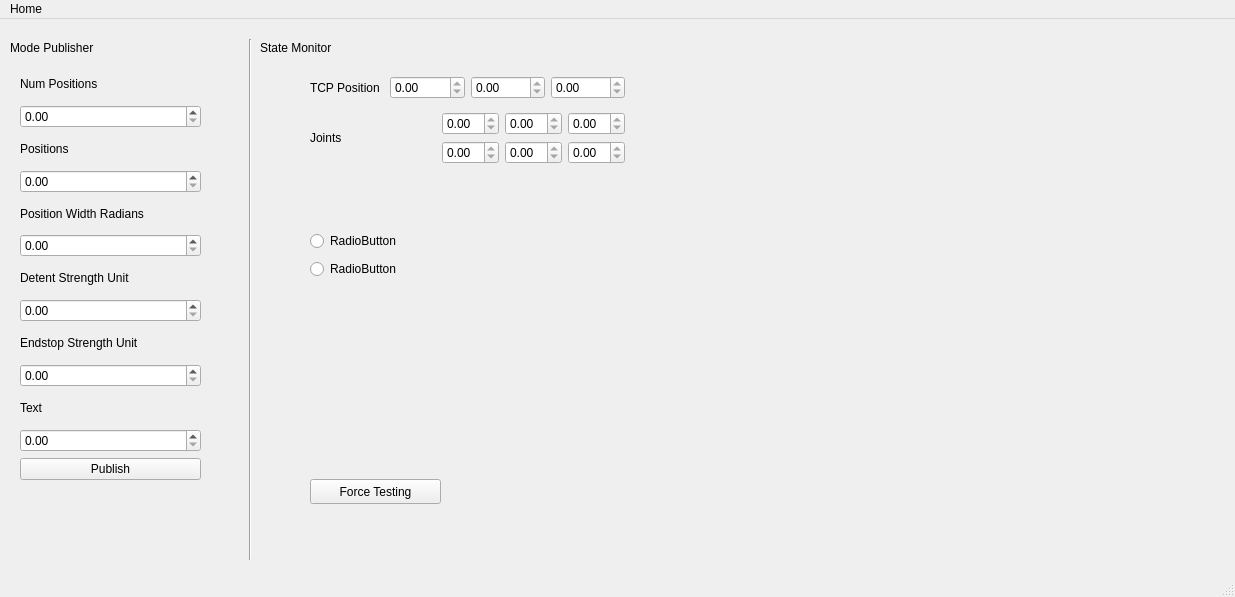
<?xml version="1.0" encoding="UTF-8"?>
<ui version="4.0">
 <class>MainWindow</class>
 <widget class="QMainWindow" name="MainWindow">
  <property name="geometry">
   <rect>
    <x>0</x>
    <y>0</y>
    <width>1235</width>
    <height>597</height>
   </rect>
  </property>
  <property name="windowTitle">
   <string>MainWindow</string>
  </property>
  <widget class="QWidget" name="centralwidget">
   <widget class="Line" name="line">
    <property name="geometry">
     <rect>
      <x>240</x>
      <y>20</y>
      <width>20</width>
      <height>521</height>
     </rect>
    </property>
    <property name="orientation">
     <enum>Qt::Vertical</enum>
    </property>
   </widget>
   <widget class="QPushButton" name="pushButton_2">
    <property name="geometry">
     <rect>
      <x>310</x>
      <y>460</y>
      <width>131</width>
      <height>25</height>
     </rect>
    </property>
    <property name="text">
     <string>Force Testing</string>
    </property>
   </widget>
   <widget class="QLabel" name="label_9">
    <property name="geometry">
     <rect>
      <x>10</x>
      <y>20</y>
      <width>151</width>
      <height>17</height>
     </rect>
    </property>
    <property name="text">
     <string>Mode Publisher</string>
    </property>
   </widget>
   <widget class="QLabel" name="label_10">
    <property name="geometry">
     <rect>
      <x>260</x>
      <y>20</y>
      <width>151</width>
      <height>17</height>
     </rect>
    </property>
    <property name="text">
     <string>State Monitor</string>
    </property>
   </widget>
   <widget class="QWidget" name="">
    <property name="geometry">
     <rect>
      <x>310</x>
      <y>50</y>
      <width>315</width>
      <height>102</height>
     </rect>
    </property>
    <layout class="QVBoxLayout" name="verticalLayout_3">
     <item>
      <layout class="QHBoxLayout" name="horizontalLayout">
       <item>
        <widget class="QLabel" name="label_7">
         <property name="text">
          <string>TCP Position</string>
         </property>
        </widget>
       </item>
       <item>
        <widget class="QDoubleSpinBox" name="doubleSpinBox_7">
         <property name="enabled">
          <bool>true</bool>
         </property>
         <property name="readOnly">
          <bool>true</bool>
         </property>
        </widget>
       </item>
       <item>
        <widget class="QDoubleSpinBox" name="doubleSpinBox_8">
         <property name="enabled">
          <bool>true</bool>
         </property>
         <property name="readOnly">
          <bool>true</bool>
         </property>
        </widget>
       </item>
       <item>
        <widget class="QDoubleSpinBox" name="doubleSpinBox_9">
         <property name="enabled">
          <bool>true</bool>
         </property>
         <property name="readOnly">
          <bool>true</bool>
         </property>
        </widget>
       </item>
      </layout>
     </item>
     <item>
      <layout class="QHBoxLayout" name="horizontalLayout_4">
       <item>
        <widget class="QLabel" name="label_8">
         <property name="text">
          <string>Joints</string>
         </property>
        </widget>
       </item>
       <item>
        <layout class="QVBoxLayout" name="verticalLayout_2">
         <item>
          <layout class="QHBoxLayout" name="horizontalLayout_2">
           <item>
            <widget class="QDoubleSpinBox" name="doubleSpinBox_14">
             <property name="enabled">
              <bool>true</bool>
             </property>
             <property name="readOnly">
              <bool>true</bool>
             </property>
            </widget>
           </item>
           <item>
            <widget class="QDoubleSpinBox" name="doubleSpinBox_15">
             <property name="enabled">
              <bool>true</bool>
             </property>
             <property name="readOnly">
              <bool>true</bool>
             </property>
            </widget>
           </item>
           <item>
            <widget class="QDoubleSpinBox" name="doubleSpinBox_13">
             <property name="enabled">
              <bool>true</bool>
             </property>
             <property name="readOnly">
              <bool>true</bool>
             </property>
            </widget>
           </item>
          </layout>
         </item>
         <item>
          <layout class="QHBoxLayout" name="horizontalLayout_3">
           <item>
            <widget class="QDoubleSpinBox" name="doubleSpinBox_16">
             <property name="enabled">
              <bool>true</bool>
             </property>
             <property name="readOnly">
              <bool>true</bool>
             </property>
            </widget>
           </item>
           <item>
            <widget class="QDoubleSpinBox" name="doubleSpinBox_17">
             <property name="enabled">
              <bool>true</bool>
             </property>
             <property name="readOnly">
              <bool>true</bool>
             </property>
            </widget>
           </item>
           <item>
            <widget class="QDoubleSpinBox" name="doubleSpinBox_18">
             <property name="enabled">
              <bool>true</bool>
             </property>
             <property name="readOnly">
              <bool>true</bool>
             </property>
            </widget>
           </item>
          </layout>
         </item>
        </layout>
       </item>
      </layout>
     </item>
    </layout>
   </widget>
   <widget class="QWidget" name="">
    <property name="geometry">
     <rect>
      <x>20</x>
      <y>50</y>
      <width>181</width>
      <height>411</height>
     </rect>
    </property>
    <layout class="QVBoxLayout" name="verticalLayout">
     <item>
      <widget class="QLabel" name="label">
       <property name="text">
        <string>Num Positions</string>
       </property>
      </widget>
     </item>
     <item>
      <widget class="QDoubleSpinBox" name="doubleSpinBox"/>
     </item>
     <item>
      <widget class="QLabel" name="label_2">
       <property name="text">
        <string>Positions</string>
       </property>
      </widget>
     </item>
     <item>
      <widget class="QDoubleSpinBox" name="doubleSpinBox_2"/>
     </item>
     <item>
      <widget class="QLabel" name="label_3">
       <property name="text">
        <string>Position Width Radians</string>
       </property>
      </widget>
     </item>
     <item>
      <widget class="QDoubleSpinBox" name="doubleSpinBox_3"/>
     </item>
     <item>
      <widget class="QLabel" name="label_4">
       <property name="text">
        <string>Detent Strength Unit</string>
       </property>
      </widget>
     </item>
     <item>
      <widget class="QDoubleSpinBox" name="doubleSpinBox_4"/>
     </item>
     <item>
      <widget class="QLabel" name="label_5">
       <property name="text">
        <string>Endstop Strength Unit</string>
       </property>
      </widget>
     </item>
     <item>
      <widget class="QDoubleSpinBox" name="doubleSpinBox_5"/>
     </item>
     <item>
      <widget class="QLabel" name="label_6">
       <property name="text">
        <string>Text</string>
       </property>
      </widget>
     </item>
     <item>
      <widget class="QDoubleSpinBox" name="doubleSpinBox_6"/>
     </item>
     <item>
      <widget class="QPushButton" name="pushButton">
       <property name="text">
        <string>Publish</string>
       </property>
      </widget>
     </item>
    </layout>
   </widget>
   <widget class="QWidget" name="">
    <property name="geometry">
     <rect>
      <x>310</x>
      <y>210</y>
      <width>114</width>
      <height>54</height>
     </rect>
    </property>
    <layout class="QVBoxLayout" name="verticalLayout_4">
     <item>
      <widget class="QRadioButton" name="radioButton">
       <property name="text">
        <string>RadioButton</string>
       </property>
      </widget>
     </item>
     <item>
      <widget class="QRadioButton" name="radioButton_2">
       <property name="text">
        <string>RadioButton</string>
       </property>
      </widget>
     </item>
    </layout>
   </widget>
  </widget>
  <widget class="QMenuBar" name="menubar">
   <property name="geometry">
    <rect>
     <x>0</x>
     <y>0</y>
     <width>1235</width>
     <height>22</height>
    </rect>
   </property>
   <widget class="QMenu" name="menuHome">
    <property name="title">
     <string>Home</string>
    </property>
   </widget>
   <addaction name="menuHome"/>
  </widget>
  <widget class="QStatusBar" name="statusbar"/>
 </widget>
 <resources/>
 <connections/>
</ui>
